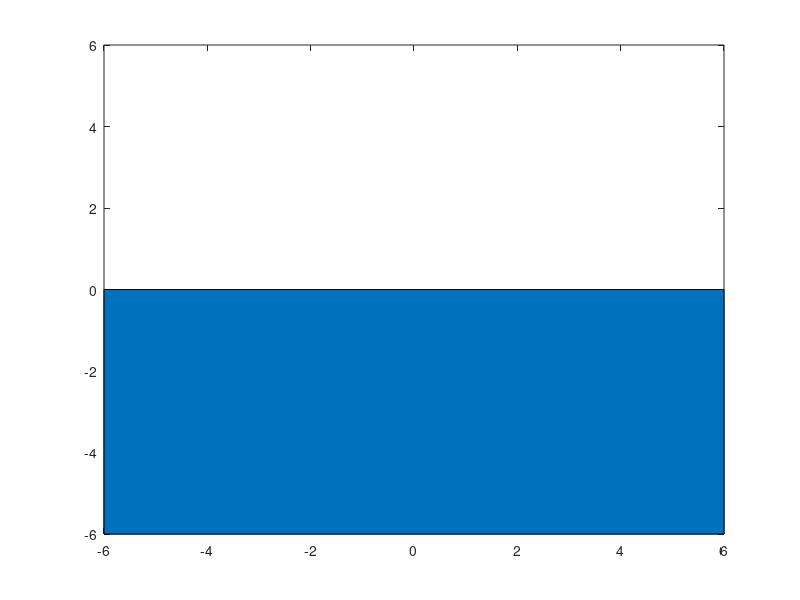

Reproduce this figure in MATLAB. (Note: this script raises an error after producing the figure.)
%% A Drowning Man and Snell's Law
% Mohsin Javed, 30th October 2013

%%
% (Chebfun example calc/SnellsLaw.m)
% [Tags: #calculus, #Snell's Law]

%% How to save a drowning man
% On a bright sunny day we are having a nice time at the beach:
figure(1)
area( [-6, 6], [-6, -6] ); colormap([0 .8 1])
axis([-6,6,-6,6]), hold on
title('Beach',FS,14)
%%
% A lifeguard is located at the point $(-5, 5)$.  (We use
% complex arithmetic for simplicity.)
sMan = -5+1i*5;
LW = 'linewidth'; lw = 1.6;
MS = 'markersize'; FS = 'fontsize';
plot(sMan, '.k', MS, 24)
title('Beach, lifeguard',FS,14)

%%
% The lifeguard spots a man desperately struggling and about to drown. The
% location of the drowning man is $(5,-5)$:
dMan = 5-1i*5;
plot(dMan, '.r', MS, 24)
title('Beach, lifeguard, drowning man',FS,14)
%% 
% Before the lifeguard makes a dash to save the drowning man, we note
% that the speed at which he can run on the sand is much greater than 
% the speed at which he can swim in the water:
vLand = 10;
vWater = 3;

%%
% This means that rather than running straight toward the drowning man,
% he should
% run a little longer along the beach to make use of his faster speed. Exactly
% what path should he take can be computed by minimizing the total
% time, determined by a formula
% involving the two different speeds. This can be easily done in Chebfun. Let
% $x_0$ be the unknown point on the shore that he should run towards in order to
% reach the drowning man in a minimum time. In order to find $x_0$, we first
% define a chebfun $x$:
x = chebfun('x', [real(sMan), real(dMan)] );
%%
% The total time required to reach the drowning man as a function of a point $x$
% on the shore is given by:
T = abs(x-sMan)/vLand + abs(x-dMan)/vWater;
%%
% We now find the minimum time $T_{min}$ and the location of the minimum $x_0$,
% i.e., the point on the shore that the lifeguard should aim for.
[Tmin, x0] = min(T)
figure(2), plot(x,T, LW, lw), hold on
plot( x0, Tmin, 'or', MS, 14 ), hold off
s = sprintf( 'Optimal Point x_0= %.5f    Minimum Time = %.5f', Tmin, x0 );
title( s, FS, 12), grid on
xlabel('x',FS,12), ylabel('Time',FS,12)

%%
% Let us now draw the optimal path that should be followed in order to reach the
% drowning man as quickly as possible.
figure(1)
plot([real(sMan), x0], [imag(sMan), 0], LW, lw )
plot([x0, real(dMan)], [0, imag(dMan)], 'r', LW, lw )
title('Beach, lifeguard, rescued man',FS,14)

%% Verifying Snell's Law
% This problem is an illustration of the famous Snell's law. Whenever an
% object is subject to motion with different speeds in two different media, the
% angle at which the object should hit the interface of the two media for an
% optimal path, i.e. the one requiring the least amount of time, is determined
% by Snell's Law: $$ \frac{\sin(\theta_1)}{\nu_1} =
% \frac{\sin(\theta_2)}{\nu_2}. $$ We can verify this in Chebfun very easily.
plot([x0, x0], [-4, 4], '--k', LW, lw)
sinTh1 = abs(real(sMan)-x0)/abs(sMan-x0); 
sinTh2 = abs(real(dMan)-x0)/abs(dMan-x0);
th1 = asin(sinTh1); th2 = asin(sinTh2);
plot(x0+exp(1i*(pi/2+linspace(0,th1,100))))
plot(x0+exp(1i*(3*pi/2+linspace(0,th2,100))), 'r'), hold off
%%
sinTh1/vLand - sinTh2/vWater
